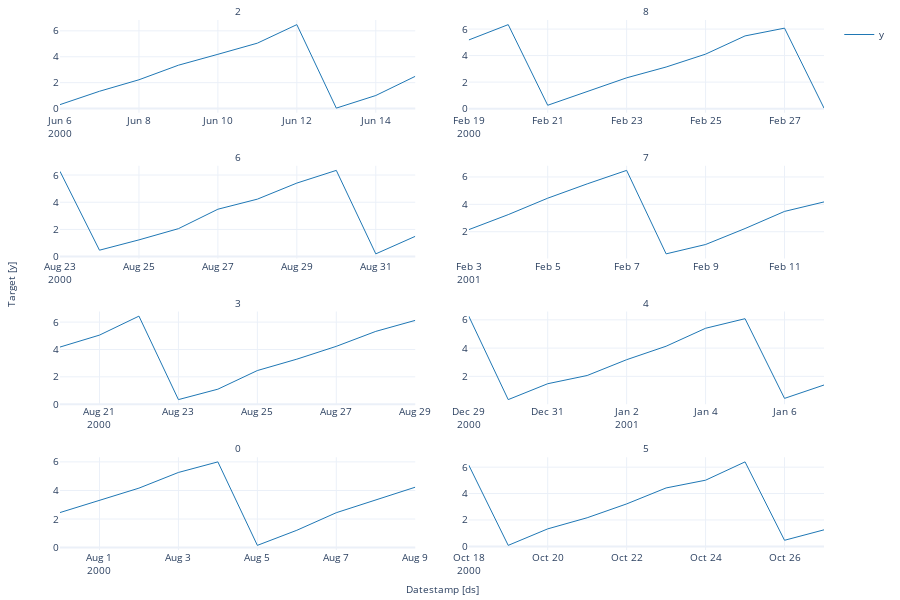

Here is the notebook cell this chart was saved with:
### Code cell
#| hide
fig = StatsForecast.plot(panel_df, max_insample_length=10)
fig.show()

### Figure 1 — Plotly figure (JSON) as saved in the notebook; plotly's stock layout.template omitted (floating-point values rounded to 4 significant figures)
{"data": [{"legendgroup": "y", "line": {"color": "#1f77b4", "width": 1}, "mode": "lines", "name": "y", "showlegend": true, "type": "scatter", "x": ["2000-06-06T00:00:00", "2000-06-07T00:00:00", "2000-06-08T00:00:00", "2000-06-09T00:00:00", "2000-06-10T00:00:00", "2000-06-11T00:00:00", "2000-06-12T00:00:00", "2000-06-13T00:00:00", "2000-06-14T00:00:00", "2000-06-15T00:00:00"], "xaxis": "x", "y": [0.3059, 1.336, 2.224, 3.348, 4.189, 5.05, 6.48, 0.03622, 1.01, 2.49], "yaxis": "y"}, {"legendgroup": "y", "line": {"color": "#1f77b4", "width": 1}, "mode": "lines", "name": "y", "showlegend": false, "type": "scatter", "x": ["2000-02-19T00:00:00", "2000-02-20T00:00:00", "2000-02-21T00:00:00", "2000-02-22T00:00:00", "2000-02-23T00:00:00", "2000-02-24T00:00:00", "2000-02-25T00:00:00", "2000-02-26T00:00:00", "2000-02-27T00:00:00", "2000-02-28T00:00:00"], "xaxis": "x2", "y": [5.177, 6.334, 0.2544, 1.26, 2.324, 3.138, 4.11, 5.484, 6.069, 0.0405], "yaxis": "y2"}, {"legendgroup": "y", "line": {"color": "#1f77b4", "width": 1}, "mode": "lines", "name": "y", "showlegend": false, "type": "scatter", "x": ["2000-08-23T00:00:00", "2000-08-24T00:00:00", "2000-08-25T00:00:00", "2000-08-26T00:00:00", "2000-08-27T00:00:00", "2000-08-28T00:00:00", "2000-08-29T00:00:00", "2000-08-30T00:00:00", "2000-08-31T00:00:00", "2000-09-01T00:00:00"], "xaxis": "x3", "y": [6.269, 0.4728, 1.231, 2.055, 3.484, 4.226, 5.408, 6.341, 0.2029, 1.491], "yaxis": "y3"}, {"legendgroup": "y", "line": {"color": "#1f77b4", "width": 1}, "mode": "lines", "name": "y", "showlegend": false, "type": "scatter", "x": ["2001-02-03T00:00:00", "2001-02-04T00:00:00", "2001-02-05T00:00:00", "2001-02-06T00:00:00", "2001-02-07T00:00:00", "2001-02-08T00:00:00", "2001-02-09T00:00:00", "2001-02-10T00:00:00", "2001-02-11T00:00:00", "2001-02-12T00:00:00"], "xaxis": "x4", "y": [2.151, 3.248, 4.449, 5.494, 6.479, 0.3852, 1.068, 2.234, 3.484, 4.177], "yaxis": "y4"}, {"legendgroup": "y", "line": {"color": "#1f77b4", "width": 1}, "mode": "lines", "name": "y", "showlegend": false, "type": "scatter", "x": ["2000-08-20T00:00:00", "2000-08-21T00:00:00", "2000-08-22T00:00:00", "2000-08-23T00:00:00", "2000-08-24T00:00:00", "2000-08-25T00:00:00", "2000-08-26T00:00:00", "2000-08-27T00:00:00", "2000-08-28T00:00:00", "2000-08-29T00:00:00"], "xaxis": "x5", "y": [4.175, 5.048, 6.436, 0.3338, 1.096, 2.459, 3.29, 4.228, 5.321, 6.127], "yaxis": "y5"}, {"legendgroup": "y", "line": {"color": "#1f77b4", "width": 1}, "mode": "lines", "name": "y", "showlegend": false, "type": "scatter", "x": ["2000-12-29T00:00:00", "2000-12-30T00:00:00", "2000-12-31T00:00:00", "2001-01-01T00:00:00", "2001-01-02T00:00:00", "2001-01-03T00:00:00", "2001-01-04T00:00:00", "2001-01-05T00:00:00", "2001-01-06T00:00:00", "2001-01-07T00:00:00"], "xaxis": "x6", "y": [6.263, 0.3521, 1.478, 2.059, 3.178, 4.133, 5.404, 6.082, 0.4384, 1.387], "yaxis": "y6"}, {"legendgroup": "y", "line": {"color": "#1f77b4", "width": 1}, "mode": "lines", "name": "y", "showlegend": false, "type": "scatter", "x": ["2000-07-31T00:00:00", "2000-08-01T00:00:00", "2000-08-02T00:00:00", "2000-08-03T00:00:00", "2000-08-04T00:00:00", "2000-08-05T00:00:00", "2000-08-06T00:00:00", "2000-08-07T00:00:00", "2000-08-08T00:00:00", "2000-08-09T00:00:00"], "xaxis": "x7", "y": [2.452, 3.323, 4.162, 5.26, 6.0, 0.1559, 1.213, 2.443, 3.34, 4.228], "yaxis": "y7"}, {"legendgroup": "y", "line": {"color": "#1f77b4", "width": 1}, "mode": "lines", "name": "y", "showlegend": false, "type": "scatter", "x": ["2000-10-18T00:00:00", "2000-10-19T00:00:00", "2000-10-20T00:00:00", "2000-10-21T00:00:00", "2000-10-22T00:00:00", "2000-10-23T00:00:00", "2000-10-24T00:00:00", "2000-10-25T00:00:00", "2000-10-26T00:00:00", "2000-10-27T00:00:00"], "xaxis": "x8", "y": [6.156, 0.07805, 1.326, 2.169, 3.215, 4.425, 5.011, 6.397, 0.4621, 1.253], "yaxis": "y8"}], "layout": {"annotations": [{"font": {"size": 10}, "showarrow": false, "text": "2", "x": 0.2325, "xanchor": "center", "xref": "paper", "y": 1, "yanchor": "bottom", "yref": "paper"}, {"font": {"size": 10}, "showarrow": false, "text": "8", "x": 0.7675, "xanchor": "center", "xref": "paper", "y": 1, "yanchor": "bottom", "yref": "paper"}, {"font": {"size": 10}, "showarrow": false, "text": "6", "x": 0.2325, "xanchor": "center", "xref": "paper", "y": 0.725, "yanchor": "bottom", "yref": "paper"}, {"font": {"size": 10}, "showarrow": false, "text": "7", "x": 0.7675, "xanchor": "center", "xref": "paper", "y": 0.725, "yanchor": "bottom", "yref": "paper"}, {"font": {"size": 10}, "showarrow": false, "text": "3", "x": 0.2325, "xanchor": "center", "xref": "paper", "y": 0.45, "yanchor": "bottom", "yref": "paper"}, {"font": {"size": 10}, "showarrow": false, "text": "4", "x": 0.7675, "xanchor": "center", "xref": "paper", "y": 0.45, "yanchor": "bottom", "yref": "paper"}, {"font": {"size": 10}, "showarrow": false, "text": "0", "x": 0.2325, "xanchor": "center", "xref": "paper", "y": 0.175, "yanchor": "bottom", "yref": "paper"}, {"font": {"size": 10}, "showarrow": false, "text": "5", "x": 0.7675, "xanchor": "center", "xref": "paper", "y": 0.175, "yanchor": "bottom", "yref": "paper"}, {"font": {"size": 10}, "showarrow": false, "text": "Datestamp [ds]", "x": 0.5, "xanchor": "center", "xref": "paper", "y": 0, "yanchor": "top", "yref": "paper", "yshift": -30}, {"font": {"size": 10}, "showarrow": false, "text": "Target [y]", "textangle": -90, "x": 0, "xanchor": "right", "xref": "paper", "xshift": -40, "y": 0.5, "yanchor": "middle", "yref": "paper"}], "autosize": true, "font": {"size": 10}, "height": 600, "margin": {"b": 50, "l": 60, "r": 10, "t": 20}, "xaxis": {"anchor": "y", "domain": [0, 0.465], "showticklabels": true, "visible": true}, "xaxis2": {"anchor": "y2", "domain": [0.535, 1.0], "showticklabels": true, "visible": true}, "xaxis3": {"anchor": "y3", "domain": [0, 0.465], "showticklabels": true, "visible": true}, "xaxis4": {"anchor": "y4", "domain": [0.535, 1.0], "showticklabels": true, "visible": true}, "xaxis5": {"anchor": "y5", "domain": [0, 0.465], "showticklabels": true, "visible": true}, "xaxis6": {"anchor": "y6", "domain": [0.535, 1.0], "showticklabels": true, "visible": true}, "xaxis7": {"anchor": "y7", "domain": [0, 0.465], "showticklabels": true, "visible": true}, "xaxis8": {"anchor": "y8", "domain": [0.535, 1.0], "showticklabels": true, "visible": true}, "yaxis": {"anchor": "x", "domain": [0.825, 1]}, "yaxis2": {"anchor": "x2", "domain": [0.825, 1]}, "yaxis3": {"anchor": "x3", "domain": [0.55, 0.725]}, "yaxis4": {"anchor": "x4", "domain": [0.55, 0.725]}, "yaxis5": {"anchor": "x5", "domain": [0.275, 0.45]}, "yaxis6": {"anchor": "x6", "domain": [0.275, 0.45]}, "yaxis7": {"anchor": "x7", "domain": [0, 0.175]}, "yaxis8": {"anchor": "x8", "domain": [0, 0.175]}}}
